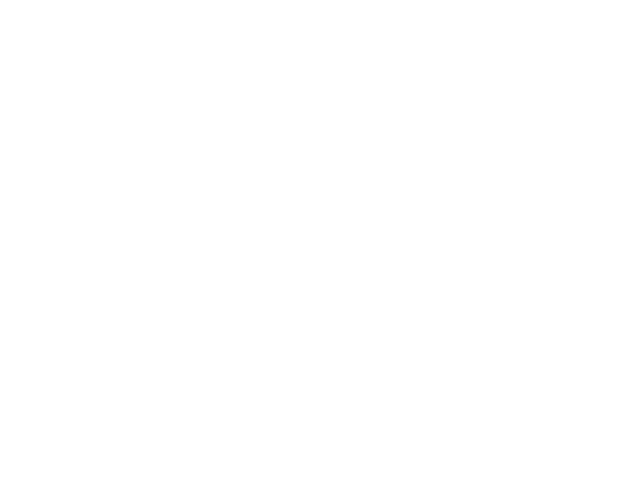
Frame 1 (no input)
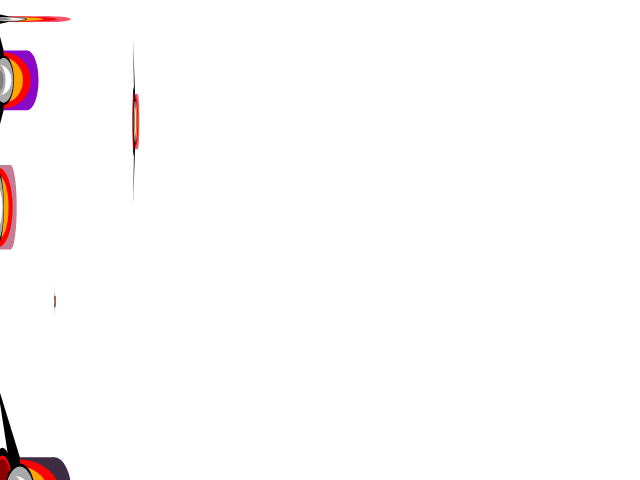
Frame 60 (no input)
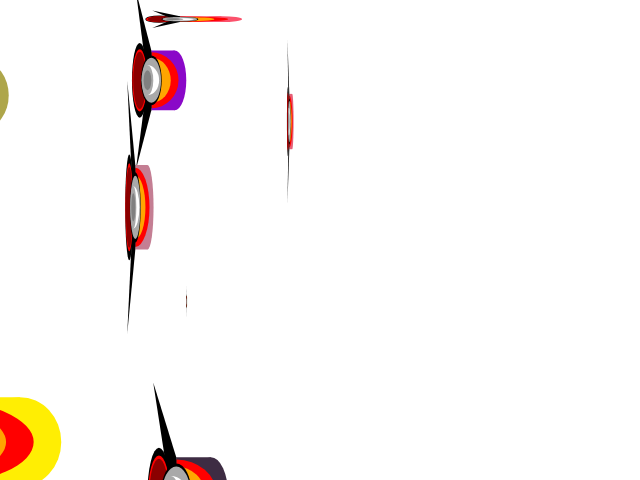
Frame 120 (the mouse pressed at the canvas centre since frame 60)

The p5.js sketch that drew these frames (run headless with seeded random() and noise() and a simulated clock; from frame 60 on, the mouse is pressed at the canvas centre):

// p5.js sketch
// ── sketch.js
var numShips = 20;
var spaceships = [];

function setup() {
	createCanvas(640, 480);

    for(var i = 0; i < numShips; i++){
        spaceships.push(new Spaceship());
    }
}

function draw(){
    background("white");
    rotate(PI/2);
    for(var i = 0; i < numShips; i++){
        spaceships[i].draw();
        spaceships[i].update(); 
    }
}

function Spaceship(){
    
    this.x = random(0,width);
    this.y = random(0,height);
    this.w = random(0, 100);
    this.h = random(0,100);
    this.speed = random(1,3);
    this.size = random(10,40);
    this.r = this.h/3;
    this.v = this.w/2;
    this.windowWidth = this.size/3.33;
    this.distance = this.size/2;      
    this.shipColor = color(random(0,255),random(0,255),random(0,255));
	
    this.draw = function(){
        //body
        noStroke();
        fill(this.shipColor);
        rect(this.x, this.y, this.w, this.h);
        ellipse(this.x + this.v, this.y, this.w, this.h);

        fill("red");
        arc(this.x + this.v,this.y + this.r*3,this.w - this.v/8,this.h + this.r*4,PI,this.r-this.r);
        fill("orange");
        arc(this.x + this.v,this.y + this.r*3,this.w - this.v/2,this.h + this.r*2,PI,this.r-this.r);

         //wings
        fill("black");
        triangle(this.x, this.y + this.r*3, this.x + this.v*2, this.y + this.r*3, this.x - this.v*2, this.y + this.r*5);
        triangle(this.x, this.y + this.r*3, this.x + this.v*2, this.y + this.r*3, this.x + this.v*4, this.y + this.r*5);

        //Thrusters
        ellipse(this.x + this.v,this.y + this.r*4.5,this.w + this.v/2,this.h - this.r);
        fill("red");
        ellipse(this.x + this.v,this.y + this.r*4.5,this.w + this.v/12,this.h - this.r*1.1);
        fill("DarkRed");
        ellipse(this.x + this.v,this.y + this.r*4.5,this.w - this.v/12,this.h/1.8);

        //hull
        fill("black");
        ellipse(this.x + this.v,this.y + this.r*3,this.w - this.v/3,this.h - this.r/3);
        fill("DarkGrey")
        ellipse(this.x + this.v,this.y + this.r*3,this.w - this.v/2,this.h - this.r/2);

        fill("white");
        arc(this.x + this.v,this.y + this.r*3.5,this.w - this.v,this.h,PI,this.r-this.r);
        fill("DarkGrey")
        ellipse(this.x + this.v,this.y  + this.r*3.5,this.w/2,this.h/2);

        fill("grey");
        ellipse(this.x + this.v,this.y + this.r*3.5,this.w/3,this.h/3);
    }
    
    this.update = function(){
        if(this.y > -height*1.8) this.y -= this.speed;
        else{this.y = 500;}
     }
}
